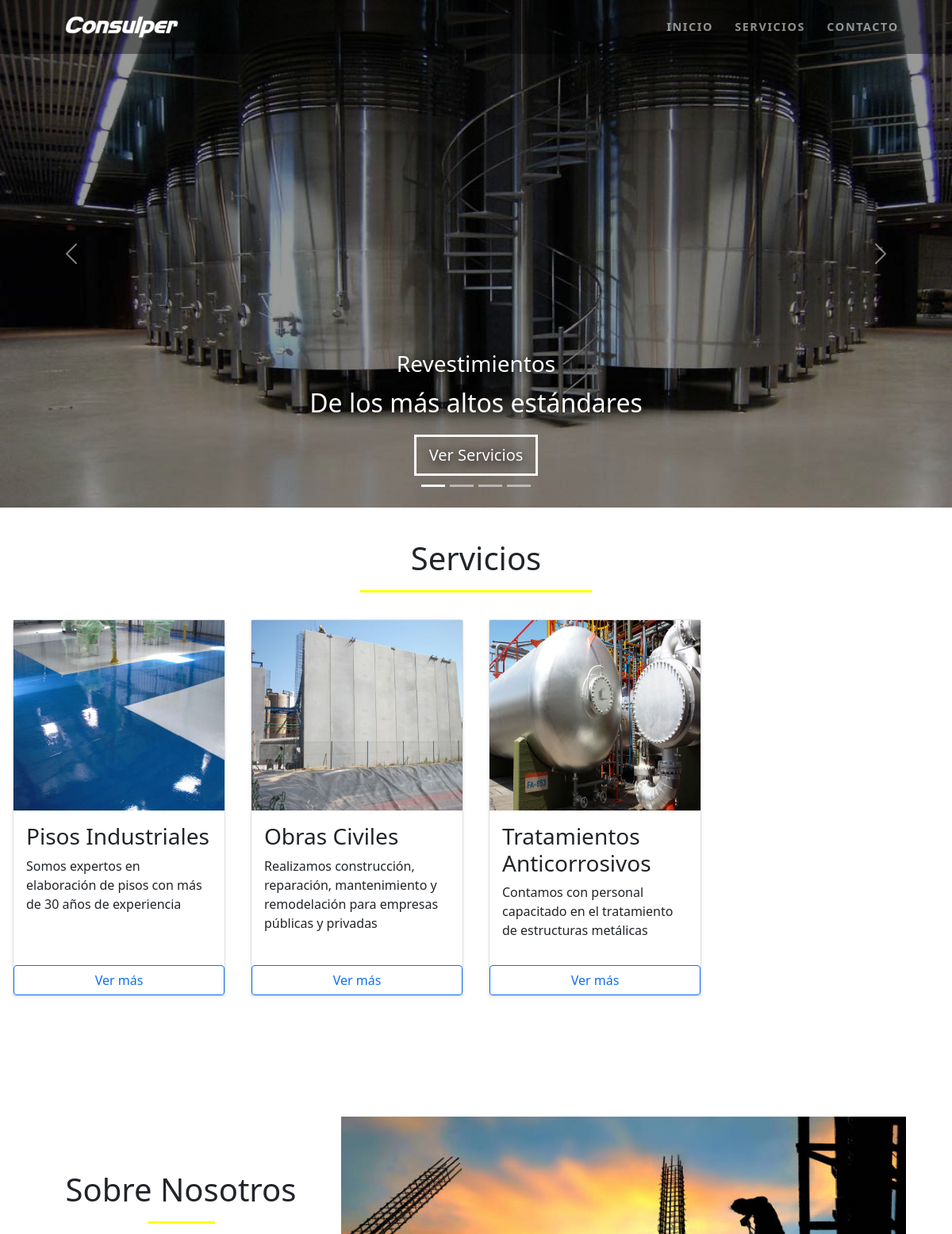
The app's page / (upper part), older data.
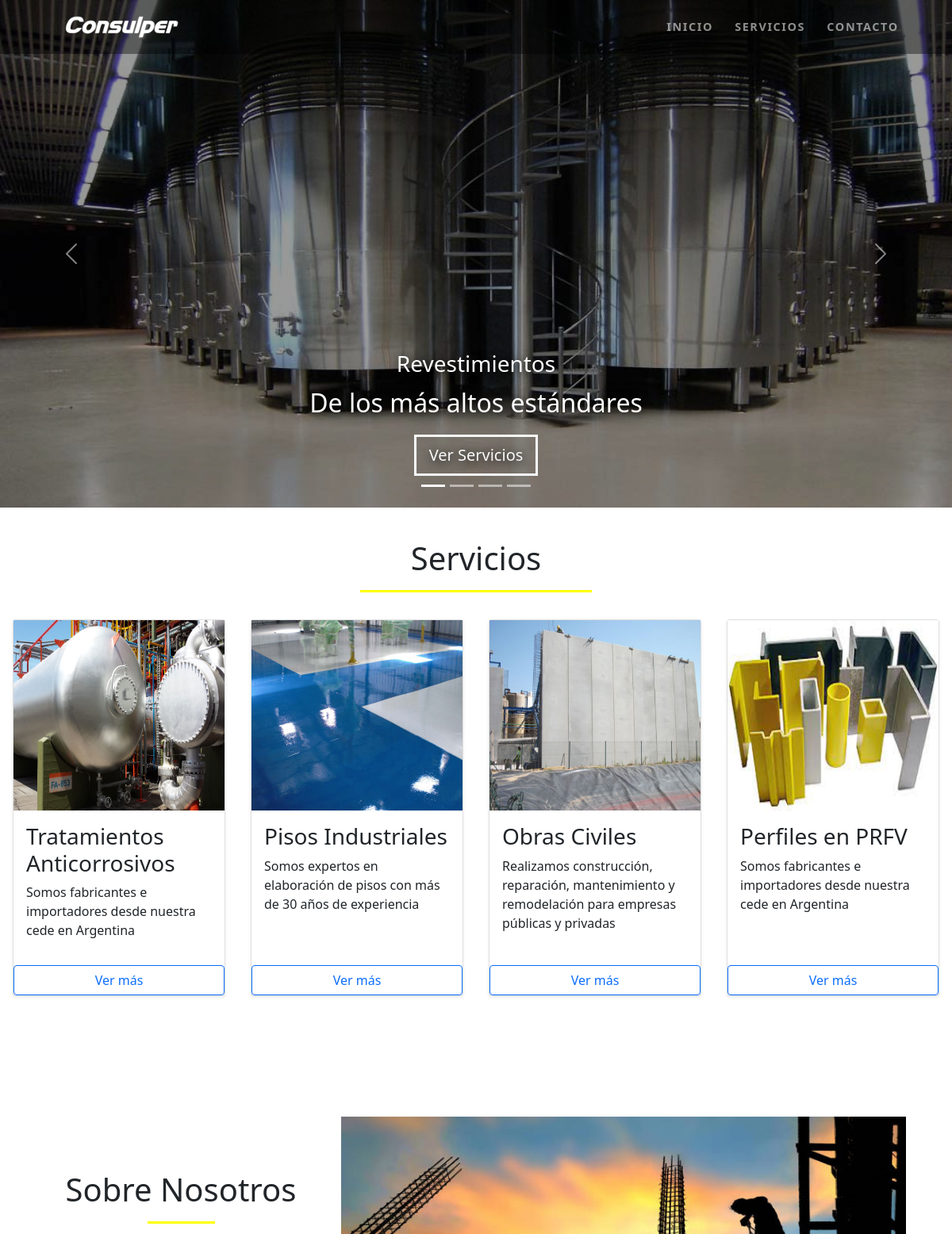
The same page, newer data.
### home_app/models.py (models this page shows, shortened)
class Category(models.Model):
    name=models.CharField(primary_key=True, max_length=50)
    slug=models.SlugField(unique=True, blank=True, null=True, help_text="URL que tendrá la categoría")
    image=models.ImageField(upload_to='category_home')
    description=models.CharField(max_length=100, help_text="Texto que aparecerá en la sección inicial")
    content=models.TextField(max_length=500, default="Servicio", help_text="Texto que explicará el servicio en cuestión")
    created=models.DateTimeField(auto_now_add=True)
    class Meta:
        verbose_name = 'Categoría'
        verbose_name_plural = 'Categorías'

### home_app/views.py (the view)
# urls.py: path('', views.home, name="Home"),
def home(request):
    categories = Category.objects.all()
    return render(request, "home_app/home.html", {"categories": categories})

### home_app/templates/home_app/home.html (shortened to what this page needs)
{% extends "home_app/base.html" %}
{% load static %}
{% block content %}
    <div id="carouselExampleCaptions" class="carousel slide" data-bs-ride="carousel" id="start">
        <div class="carousel-indicators">
            <button type="button" data-bs-target="#carouselExampleCaptions" data-bs-slide-to="0" class="active" aria-current="true" aria-label="Slide 1"></button>
            <button type="button" data-bs-target="#carouselExampleCaptions" data-bs-slide-to="1" aria-label="Slide 2"></button>
            <button type="button" data-bs-target="#carouselExampleCaptions" data-bs-slide-to="2" aria-label="Slide 3"></button>
            <button type="button" data-bs-target="#carouselExampleCaptions" data-bs-slide-to="3" aria-label="Slide 4"></button>
        </div>
        <div class="carousel-inner">
            <div class="carousel-item active" data-bs-interval="3000">
                <img src="{% static 'home_app/img/carrusel_metal.jpg' %}" class="d-block w-100">
                <div class="carousel-caption text-center">
                    <h3>Revestimientos</h3>
                    <p>De los más altos estándares</p>
                    <a class="btn btn-outline-light btn-lg" href="#services">Ver Servicios</a>
                </div>
            </div>
            <button class="carousel-control-prev" type="button" data-bs-target="#carouselExampleCaptions" data-bs-slide="prev">
                <span class="carousel-control-prev-icon" aria-hidden="true"></span>
            </button>
            <button class="carousel-control-next" type="button" data-bs-target="#carouselExampleCaptions" data-bs-slide="next">
                <span class="carousel-control-next-icon" aria-hidden="true"></span>
            </button>
        </div>
    </div>
    <div id="services">
    <div class="col-12 text-center ">
        <h1 class="text-dark pt-4">Servicios</h1>
        <div class="heading-underline w-25 mt-3"></div>
    </div>
    <div class="row">
        {% for category in categories %}
        <div class="col-lg-3 col-md-6 col-sm-12 d-flex">
            <div class="card mb-5 shadow-sm">
                <img src="{{category.image.url}}">
                <div class="card-body">
                    <div class="card-title">
                        <h3>{{category.name}}</h3>
                    </div>
                    <div class="card-text">
                        <p>{{category.description}}</p>
                    </div>
                </div>
                <a href="{% url 'Services' %}" class="btn btn-outline-primary rounded-5">Ver más</a>
            </div>
        </div>
        {% endfor %}
    </div>
    <div class="container my-5">
    <div class="row py-4">
        <div class="col-lg-4 mb-4 my-lg-auto">
        <h1 class="text-dark font-weight-bold mb-3 text-center" >Sobre Nosotros</h1>
        <div class="heading-underline w-25"></div>
        <p class="mb-5 pt-3">Con más de 30 años de experiencia en Argentina y 12 en Uruguay,
        </p>
        </div>
        <div class="col-lg-8"><img src="{% static 'home_app/img/sobre_nosotros.jpg' %}" id="about_us" class="w-100">
        </div>
    </div>
    </div>
{% endblock %}

### home_app/templates/home_app/base.html (shortened to what this page needs)
<html>
    <head>
      {% load static %}
      <link href="{% static 'home_app/vendor/bootstrap/css/bootstrap.min.css' %}" rel="stylesheet">
      <link href="{% static 'home_app/css/styles.css' %}" rel="stylesheet">
    </head>
    <body data-spy="scroll" data-target="#navbar_responsive">
      <header class="header">
        <div class="header-inner">
          <div class="container-fluid px-lg-5">
            <nav class="navbar navbar-expand-lg navbar-dark my-navbar">
              <a class="navbar-brand" href="{% url 'Home' %}">
                <img src="{% static 'home_app/img/consulper_head.png' %}" class="img-fluid">
              </a>
              <div class="collapse navbar-collapse" id="navbar_responsive">
                <ul class="navbar-nav ms-auto">
                  <li class="nav-item active">
                    <a class="nav-link" href="{% url 'Home' %}">Inicio</a>
                  </li>
                  <li class="nav-item">
                    <a class="nav-link" href="{% url 'Services' %}">Servicios</a>
                  </li>
                  <li class="nav-item">
                    <a class="nav-link" href="{% url 'Contact' %}">Contacto</a>
                  </li>
                </ul>
              </div>
            </nav>
          </div>
        </div>
      </header>
        {% block content %}
        {% endblock %}
    </body>
</html>

### home_app/static/home_app/css/styles.css (style rules this page uses)
body { font-family: 'Montserrat' sans-serif; padding-top: 0; padding-bottom: 0; }
.header { position: relative; width: 100%; }
.header-inner { position: absolute; top: 0; left: 0; width:100%; z-index: 99; background-color: rgba(0, 0, 0, 0.4) }
.navbar-brand img { height: 30px; padding-left: 2rem; }
.nav-item .nav-link { display: block; line-height: 36px; text-transform: uppercase; font-size: .9rem; font-weight: 700; letter-spacing: .1rem; color: white; transition: 0.15s; }
.navbar-nav li { padding-right: .7rem; }
.btn-lg { border-width: medium; border-radius: 0; }
.heading-underline { width: 3rem; height: .2rem; background-color: yellow; margin: 0 auto 2; }
[class*="col-"] { padding: 1rem; }
.row, .container-fluid { margin-left: 0px!important; margin-right: 0px!important; }
.carousel-item { height: 80vh; background: no-repeat center center scroll; -webkit-background-size: cover; -moz-background-size: cover; -o-background-size: cover; background-size: cover; }
.carousel-item::before { content: ""; display: block; position: absolute; left: 0; top: 0; width: 100%; height: 100%; background-color: rgba(0, 0, 0, 0.4); }
.slide img { height: 80vh; }
.carousel-caption { font-size: 2rem; text-shadow: .1rem .1rem .8rem black; }
.carousel-item-next, .carousel-item-prev, .carousel-item.active { display: block; transition: -webkit-transform 1.2s ease; transition: transform 1.2s ease; transition: transform 1.2s ease,-webkit-transform 1.2s ease; }
.card img { height: 240px; }

Row changes from the older to the newer data that the page shows:
changed Category "Tratamientos Anticorrosivos": description "Contamos con personal capacitado en el tratamiento de estructuras metálicas" → "Somos fabricantes e importadores desde nuestra cede en Argentina"; moves up the list
added Category: image (picture), name "Perfiles en PRFV", description "Somos fabricantes e importadores desde nuestra cede en Argentina"
